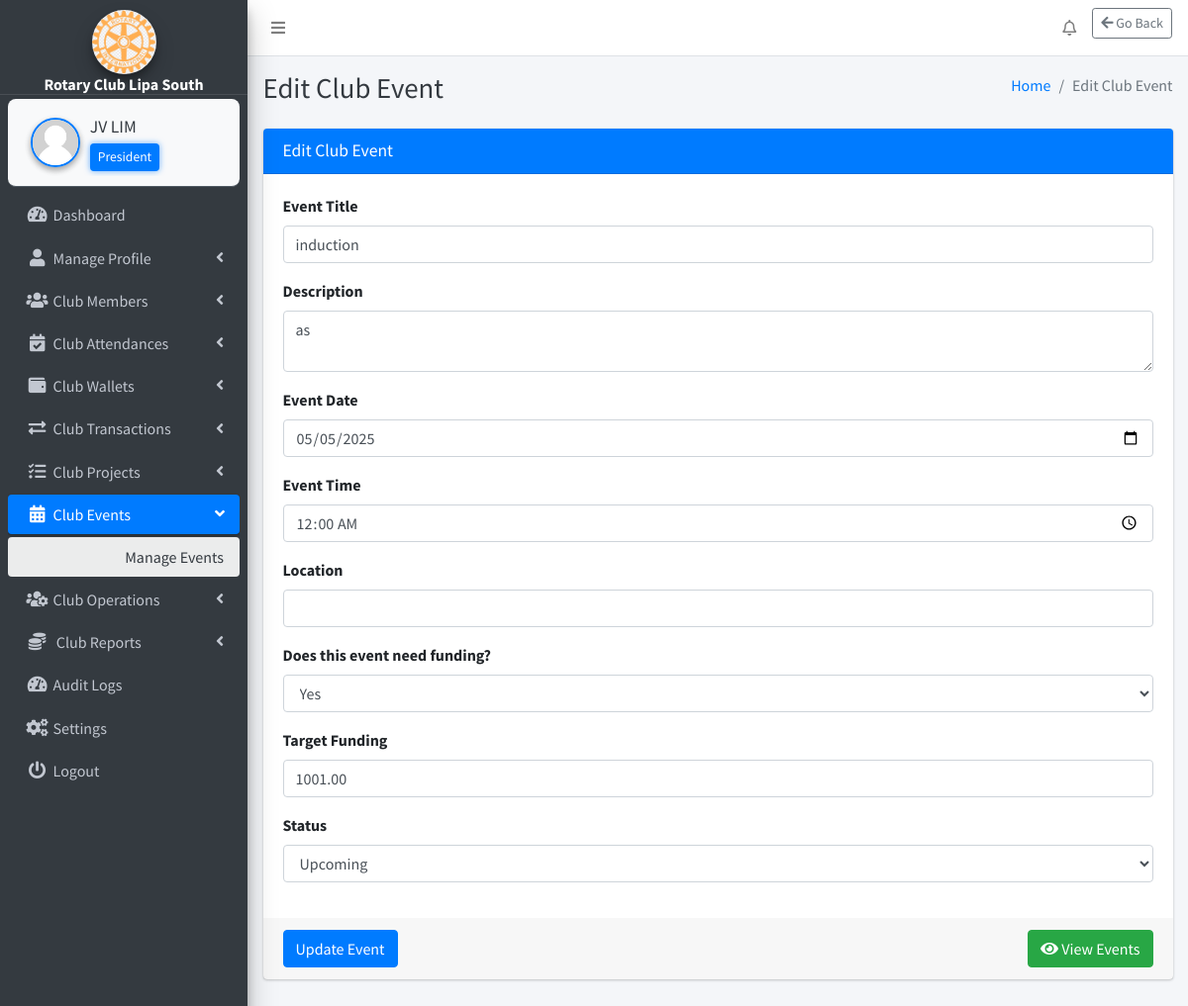
Page /webpages/club-events/manage-events/edit_event.php?id=11 (signed in) on the committed database.
### tables this page shows
CREATE TABLE `settings` (
  `id` int(11) NOT NULL,
  `system_name` varchar(255) NOT NULL,
  `logo` varchar(255) NOT NULL,
  `currency` varchar(50) NOT NULL
);

CREATE TABLE `club_position` (
  `id` int(11) NOT NULL,
  `position_name` varchar(255) NOT NULL
);

CREATE TABLE `club_events` (
  `id` int(11) NOT NULL,
  `title` varchar(255) NOT NULL,
  `description` text DEFAULT NULL,
  `target_funding` decimal(10,2) NOT NULL DEFAULT 0.00,
  `current_funding` decimal(10,2) NOT NULL DEFAULT 0.00,
  `remaining_funding` decimal(10,2) GENERATED ALWAYS AS (`target_funding` - `current_funding`) STORED,
  `event_date` date NOT NULL,
  `event_time` time DEFAULT NULL,
  `location` varchar(255) DEFAULT NULL,
  `status` enum('Upcoming','Ongoing','Completed') DEFAULT 'Upcoming',
  `encoded_by` int(11) NOT NULL,
  `encoded_at` timestamp NOT NULL DEFAULT current_timestamp()
);

### webpages/club-events/manage-events/edit_event.php (the view, shortened to what the rows shown need)
<?php
include_once($_SERVER['DOCUMENT_ROOT'] . '/rotary/includes/config.php');
$edit_id = $_GET['id'] ?? $_POST['edit_id'] ?? null;
$editQuery = $conn->prepare("SELECT * FROM club_events WHERE id = ?");
$editQuery->bind_param("i", $edit_id);
$editQuery->execute();
$editData = $editQuery->get_result()->fetch_assoc();
?>
<!DOCTYPE html>
<html lang="en">
<?php include('../../../includes/header.php'); ?>
<body class="hold-transition sidebar-mini layout-fixed layout-navbar-fixed layout-footer-fixed">
<div class="wrapper">
<?php include('../../../includes/nav.php'); ?>
<?php include('../../../includes/sidebar.php'); ?>
<div class="content-wrapper">
    <?php include('../../../includes/page_title.php'); ?>
    <section class="content">
        <div class="container-fluid">
            <div class="row">
                <div class="col-md-12">
                    <div class="card card-primary">
                 <form id="editProfileForm" method="post" action="" enctype="multipart/form-data">
                            <div class="card-body">
                                <div class="form-group">
                                    <label for="title">Event Title</label>
                                    <input type="text" name="title" class="form-control" id="title" value="<?= htmlspecialchars($editData['title']) ?>" required>
                                </div>
                                <div class="form-group">
                                    <label for="description">Description</label>
                                    <textarea name="description" class="form-control" id="description"><?= htmlspecialchars($editData['description']) ?></textarea>
                                </div>
                                <div class="form-group">
                                    <label for="event_date">Event Date</label>
                                    <input type="date" name="event_date" class="form-control" id="event_date" value="<?= htmlspecialchars($editData['event_date']) ?>" required>
                                </div>
                                <div class="form-group">
                                    <label for="event_time">Event Time</label>
                                    <input type="time" name="event_time" class="form-control" id="event_time" value="<?= htmlspecialchars($editData['event_time']) ?>">
                                </div>
                                <div class="form-group">
                                    <label>Does this event need funding?</label>
                                    <select class="form-control" id="needs_funding" name="needs_funding" required onchange="toggleFundingField()">
                                        <option value="yes" <?= $editData['target_funding'] > 0 ? 'selected' : '' ?>>Yes</option>
                                    </select>
                                </div>
                                <div class="form-group" id="fundingField" style="<?= $editData['target_funding'] > 0 ? 'display: block;' : 'display: none;' ?>">
                                    <label for="target_funding">Target Funding</label>
                                    <input type="number" step="0.01" name="target_funding" class="form-control" id="target_funding" value="<?= $editData['target_funding'] ?>">
                                </div>
                                <div class="form-group">
                                    <label for="status">Status</label>
                                    <select class="form-control" name="status">
                                        <option value="Upcoming" <?= $editData['status'] == 'Upcoming' ? 'selected' : '' ?>>Upcoming</option>
                                    </select>
                                </div>
                            </div>
                        </form>
                    </div>
                </div>
            </div>
        </div>
    </section>
</div>
</body>
</html>

### includes/sidebar.php (shortened to what the rows shown need)
<?php
function getSystemName() {
    global $conn;
    $result = $conn->query("SELECT system_name FROM settings");
    return ($result->num_rows > 0) ? $result->fetch_assoc()['system_name'] : 'RCLS';
}
if (isset($_SESSION['user_id'])) {
    $userId = $_SESSION['user_id'];
    $positionName = '';
    $sql = "SELECT cp.position_name
            FROM club_position cp
            INNER JOIN members m ON cp.id = m.role
            WHERE m.id = '$userId'";
    $positionResult = $conn->query($sql);
    if ($positionResult && $positionRow = $positionResult->fetch_assoc()) {
        $positionName = $positionRow['position_name'];
    }
}
function getLogoUrl() {
    global $conn;
    $result = $conn->query("SELECT logo FROM settings");
    if ($result->num_rows > 0) {
        $logoFile = $result->fetch_assoc()['logo'];
        $path = "/rotary/uploads/" . $logoFile;
        return file_exists($_SERVER['DOCUMENT_ROOT'] . $path) ? $path : "/rotary/dist/img/AdminLTELogo.png";
    }
    return "/rotary/dist/img/AdminLTELogo.png";
}
?>
<aside class="main-sidebar sidebar-dark-primary elevation-4">
    <div class="text-center"
         style="padding: 10px 0 0 0; margin: 0 !important; border-bottom: 1px solid rgba(255,255,255,0.1);">
        <a href="#" class="d-block" style="margin: 0; padding: 0;">
            <img src="<?php echo getLogoUrl(); ?>"
                 alt="Logo"
                 class="img-circle elevation-3"
                 style="width: 65px; height: 65px; object-fit: cover; margin: 0 auto; display: block;">
            <div class="brand-text font-weight-bold text-white"
                 style="font-size: 1rem; line-height: 1.1; margin: 2px 0 0 0;">
                <?php echo getSystemName(); ?>
            </div>
        </a>
    </div>
    <div class="sidebar" style="padding-top: 4px !important; margin-top: 0 !important;">
        <div class="user-panel d-flex align-items-center"
             style="background-color: #f8f9fa; border-radius: 8px; padding: 10px; margin: 0 !important;">
            <div class="info flex-grow-1">
                <a href="/rotary/webpages/manage-profile/edit-profile/edit_profile.php"
                   class="d-block fw-semibold text-dark"
                   style="font-size: 1.1rem; white-space: nowrap; overflow: hidden; text-overflow: ellipsis;">
                    <?php echo htmlspecialchars($_SESSION['fullname'] ?? 'Guest'); ?>
                </a>
                <?php if (!empty($positionName)): ?>
                    <small class="d-block mt-1 px-2 py-1 rounded"
                           style="background-color: #007bff; color: white; font-size: 0.85rem; max-width: fit-content; box-shadow: 0 0 6px rgba(0, 123, 255, 0.6);">
                        <?php echo htmlspecialchars($positionName); ?>
                    </small>
                <?php else: ?>
                    <small class="d-block mt-1 text-muted" style="font-size: 0.85rem;">No Role Assigned</small>
                <?php endif; ?>
            </div>
        </div>
    </div>
</aside>

### rows in the picture
settings: logo (picture), system_name "Rotary Club Lipa South"
club_position: position_name "President"
club_events: title "induction", description "as", event_date "05/05/2025", event_time "00:00:00", needs_funding "Yes", target_funding "1001.00", status "Upcoming"

### other values in the picture
$_SESSION['fullname'] "JV LIM"
$pageTitle "Edit Club Event"
